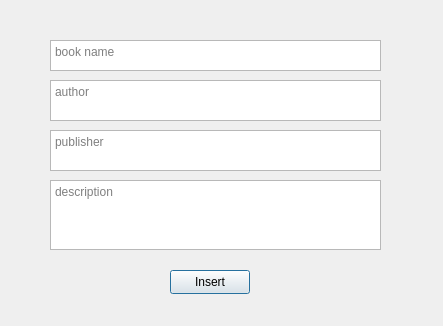
<?xml version="1.0" encoding="UTF-8"?>
<ui version="4.0">
 <class>SecondWindow</class>
 <widget class="QDialog" name="SecondWindow">
  <property name="geometry">
   <rect>
    <x>0</x>
    <y>0</y>
    <width>443</width>
    <height>326</height>
   </rect>
  </property>
  <property name="windowTitle">
   <string>Dialog</string>
  </property>
  <widget class="QTextEdit" name="textEdit">
   <property name="geometry">
    <rect>
     <x>50</x>
     <y>40</y>
     <width>331</width>
     <height>31</height>
    </rect>
   </property>
   <property name="placeholderText">
    <string>book name</string>
   </property>
  </widget>
  <widget class="QTextEdit" name="textEdit_2">
   <property name="geometry">
    <rect>
     <x>50</x>
     <y>80</y>
     <width>331</width>
     <height>41</height>
    </rect>
   </property>
   <property name="placeholderText">
    <string>author</string>
   </property>
  </widget>
  <widget class="QTextEdit" name="textEdit_3">
   <property name="geometry">
    <rect>
     <x>50</x>
     <y>130</y>
     <width>331</width>
     <height>41</height>
    </rect>
   </property>
   <property name="placeholderText">
    <string>publisher</string>
   </property>
  </widget>
  <widget class="QTextEdit" name="textEdit_4">
   <property name="geometry">
    <rect>
     <x>50</x>
     <y>180</y>
     <width>331</width>
     <height>70</height>
    </rect>
   </property>
   <property name="placeholderText">
    <string>description</string>
   </property>
  </widget>
  <widget class="QPushButton" name="pushButton">
   <property name="geometry">
    <rect>
     <x>170</x>
     <y>270</y>
     <width>80</width>
     <height>24</height>
    </rect>
   </property>
   <property name="text">
    <string>Insert</string>
   </property>
  </widget>
 </widget>
 <resources/>
 <connections/>
</ui>
